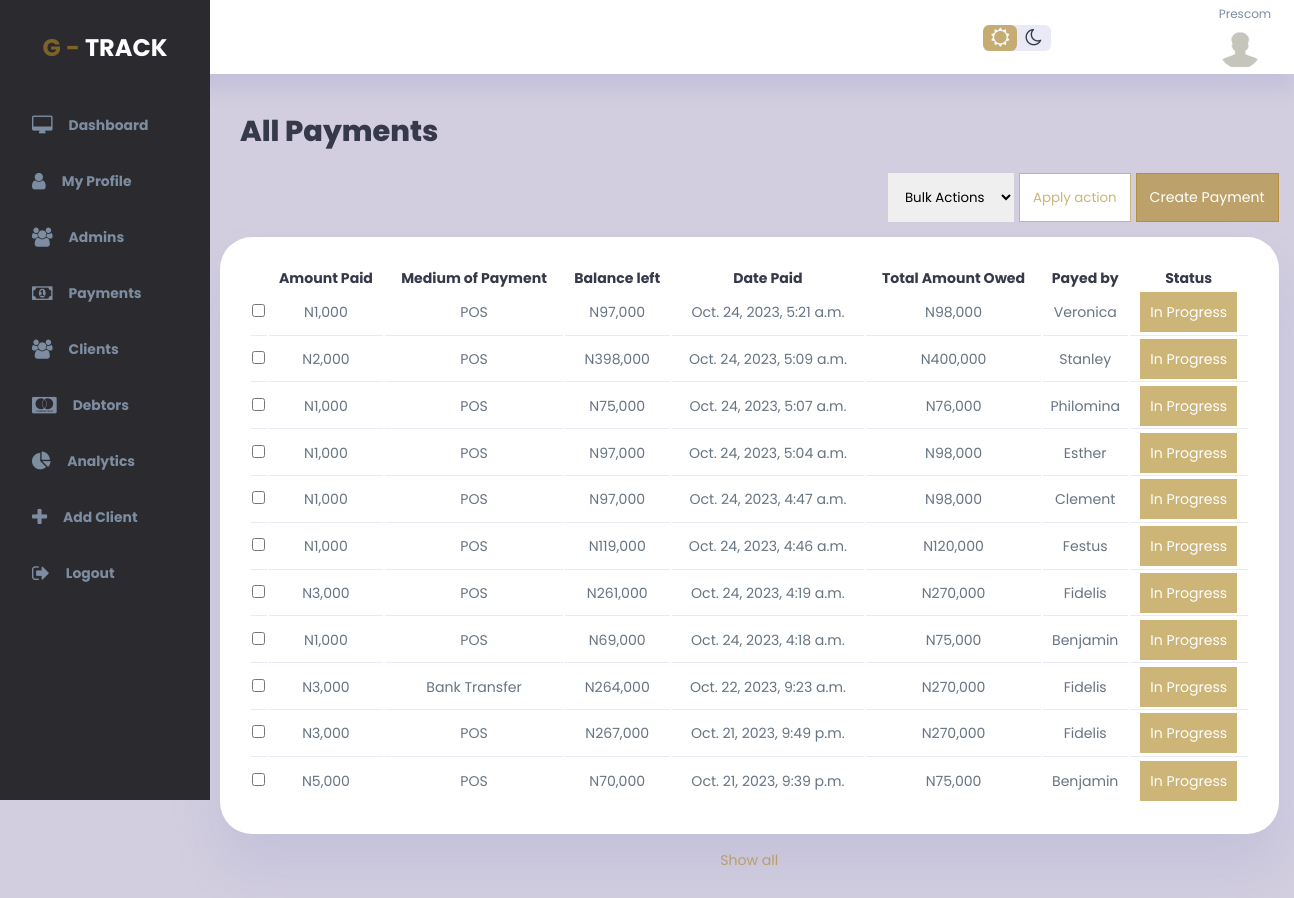
The app's page /payments (signed in), older data.
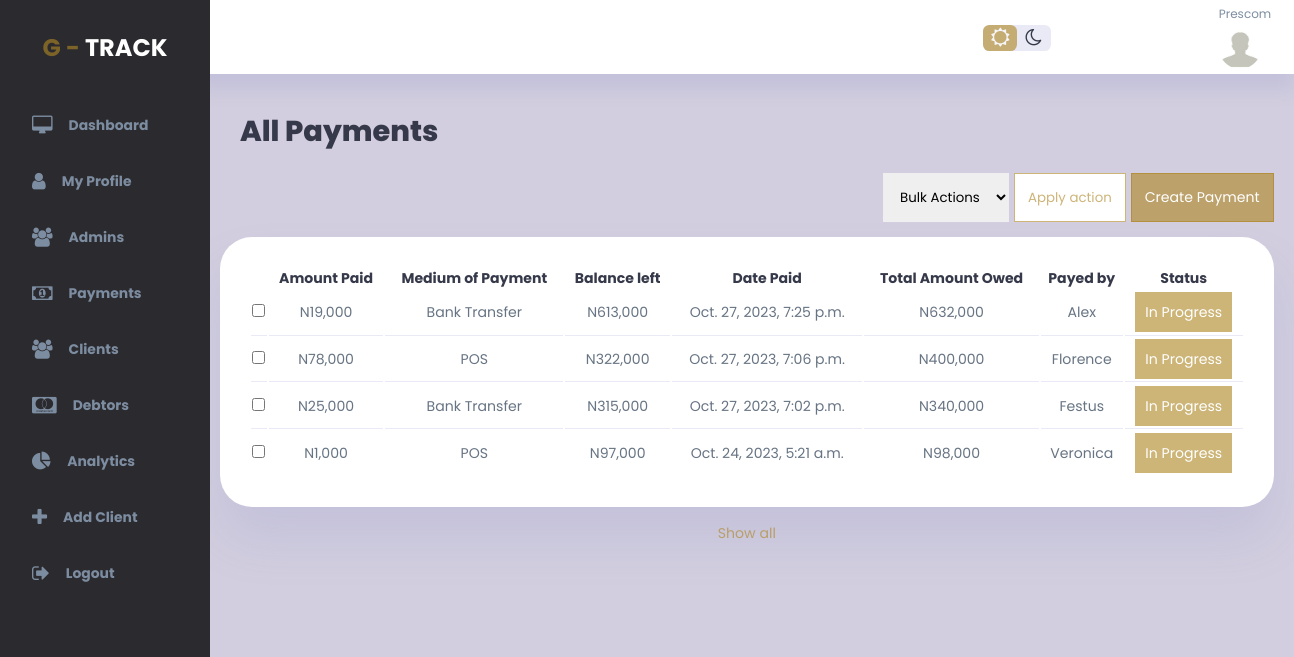
The same page, newer data.
### gtrack_app/models.py (models this page shows)
class Payment(models.Model):
    debtor_id = models.ForeignKey(Debtor, on_delete=models.CASCADE, blank=True, null=True)  # Foreign key to Debtor
    client_id = models.ForeignKey(User, on_delete=models.CASCADE, blank=True, null=True)
    medium_of_payment = models.CharField(max_length=65, null=True, blank=True)
    amount_payed = models.DecimalField(max_digits=10, decimal_places=2, null=True)
    status = models.CharField(max_length=65, null=True, blank=True)
    balance_left = models.DecimalField(max_digits=10, decimal_places=2, default=0.00)
    date_payed = models.DateTimeField(auto_now=True)

class Debtor(models.Model):
    client_id = models.IntegerField(blank=True, null=True)
    firstname = models.CharField(max_length=65, null=True, blank=True)
    surname = models.CharField(max_length=65, null=True, blank=True)
    address = models.CharField(max_length=65, null=True, blank=True)
    phone = models.CharField(max_length=65, null=True, blank=True)
    email = models.CharField(max_length=65, null=True, blank=True)
    guarantors_name = models.CharField(max_length=65, null=True, blank=True)
    guarantors_phone = models.CharField(max_length=65, null=True, blank=True)
    guarantors_email = models.CharField(max_length=65, null=True, blank=True)
    amount_owed = models.DecimalField(max_digits=10, decimal_places=2, default=0.00)
    date_captured = models.DateTimeField(auto_now=True)
    due_date = models.DateField(null=True, blank=True)

### gtrack_app/views.py (the view)
# urls.py: path('payments', views.payments, name='payments'),
@login_required
def payments(request):
    current_user = request.user
    if current_user.is_staff and current_user.is_superuser:
        all_payments = Payment.objects.select_related('debtor_id').order_by('date_payed').reverse()
        return render(request, 'admins_dashboard/payments/payments.html', {'payments': all_payments})
    all_payments = Payment.objects.select_related('debtor_id').order_by('date_payed').reverse()
    return render(request, 'editor_admins_dashboard/payments.html', {'payments': all_payments})

### templates/editor_admins_dashboard/payments.html (shortened to what the changed rows need)
{% extends 'base.html' %}
{% block content %}
{% load static %}
<div class="wrapper">
    <div class="main-container">
        <div class="panel cover">
            <main>
                <h1 class="panel-label">All Payments</h1>
                <div class="panel-body">
                    <form method="post" action="{% url 'payments_bulk_actions' %}">
                        <div class="admin-panel">
                            {% load humanize %}
                            <table>
                                <thead>
                                    <tr>
                                        <th></th>
                                        <th>Amount Paid</th>
                                        <th>Medium of Payment</th>
                                        <th>Balance left</th>
                                        <th>Date Paid</th>
                                        <th>Total Amount Owed</th>
                                        <th>Payed by</th>
                                        <th>Status</th>
                                    </tr>
                                </thead>
                                <tbody>
                                    {% for payment in payments %}
                                    <tr>
                                        <td><input type="checkbox" value="{{payment.id}}" name="selected_users"></td>
                                        <td>N{{ payment.amount_payed|floatformat:0|intcomma }}</td>
                                        <td>{{ payment.medium_of_payment }}</td>
                                        <td>N{{ payment.balance_left|floatformat:0|intcomma }}</td>
                                        <td>{{ payment.date_payed }}</td>
                                        <td>N{{ payment.debtor_id.amount_owed|floatformat:0|intcomma }}</td>
                                        <td>{{ payment.debtor_id.firstname }} {{ payment.debtor.surname }}</td>
                                        <td><a class="primary-btn">{{ payment.status }}</a></td>
                                    </tr>
                                    {% endfor %}
                                </tbody>
                            </table>
                        </div>
                    </form>
                </div>
            </main>
        </div>
    </div>
</div>
{% endblock %}

Row changes from the older to the newer data that the page shows:
removed Payment: amount_payed "2,000", medium_of_payment "POS", balance_left "398,000", date_payed "Oct. 24, 2023, 5:09 a.m.", debtor_id.amount_owed "400,000", debtor_id.firstname "Stanley", status "In Progress"
removed Payment: amount_payed "1,000", medium_of_payment "POS", balance_left "75,000", date_payed "Oct. 24, 2023, 5:07 a.m.", debtor_id.amount_owed "76,000", debtor_id.firstname "Philomina", status "In Progress"
removed Payment: amount_payed "1,000", medium_of_payment "POS", balance_left "97,000", date_payed "Oct. 24, 2023, 5:04 a.m.", debtor_id.amount_owed "98,000", debtor_id.firstname "Esther", status "In Progress"
removed Payment: amount_payed "1,000", medium_of_payment "POS", balance_left "97,000", date_payed "Oct. 24, 2023, 4:47 a.m.", debtor_id.amount_owed "98,000", debtor_id.firstname "Clement", status "In Progress"
removed Payment: amount_payed "1,000", medium_of_payment "POS", balance_left "119,000", date_payed "Oct. 24, 2023, 4:46 a.m.", debtor_id.amount_owed "120,000", debtor_id.firstname "Festus", status "In Progress"
removed Payment: amount_payed "3,000", medium_of_payment "POS", balance_left "261,000", date_payed "Oct. 24, 2023, 4:19 a.m.", debtor_id.amount_owed "270,000", debtor_id.firstname "Fidelis", status "In Progress"
removed Payment: amount_payed "1,000", medium_of_payment "POS", balance_left "69,000", date_payed "Oct. 24, 2023, 4:18 a.m.", debtor_id.amount_owed "75,000", debtor_id.firstname "Benjamin", status "In Progress"
removed Payment: amount_payed "3,000", medium_of_payment "Bank Transfer", balance_left "264,000", date_payed "Oct. 22, 2023, 9:23 a.m.", debtor_id.amount_owed "270,000", debtor_id.firstname "Fidelis", status "In Progress"
removed Payment: amount_payed "3,000", medium_of_payment "POS", balance_left "267,000", date_payed "Oct. 21, 2023, 9:49 p.m.", debtor_id.amount_owed "270,000", debtor_id.firstname "Fidelis", status "In Progress"
removed Payment: amount_payed "5,000", medium_of_payment "POS", balance_left "70,000", date_payed "Oct. 21, 2023, 9:39 p.m.", debtor_id.amount_owed "75,000", debtor_id.firstname "Benjamin", status "In Progress"
added Payment: amount_payed "19,000", medium_of_payment "Bank Transfer", balance_left "613,000", date_payed "Oct. 27, 2023, 7:25 p.m.", debtor_id.amount_owed "632,000", debtor_id.firstname "Alex", status "In Progress"
added Payment: amount_payed "78,000", medium_of_payment "POS", balance_left "322,000", date_payed "Oct. 27, 2023, 7:06 p.m.", debtor_id.amount_owed "400,000", debtor_id.firstname "Florence", status "In Progress"
added Payment: amount_payed "25,000", medium_of_payment "Bank Transfer", balance_left "315,000", date_payed "Oct. 27, 2023, 7:02 p.m.", debtor_id.amount_owed "340,000", debtor_id.firstname "Festus", status "In Progress"
